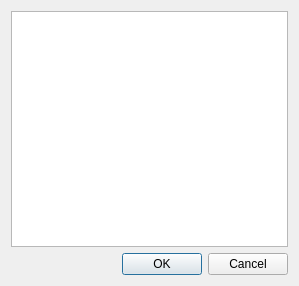
<?xml version="1.0" encoding="UTF-8"?>
<ui version="4.0">
 <class>dlgServiceSettings</class>
 <widget class="QDialog" name="dlgServiceSettings">
  <property name="geometry">
   <rect>
    <x>0</x>
    <y>0</y>
    <width>299</width>
    <height>286</height>
   </rect>
  </property>
  <property name="windowTitle">
   <string>Add service settings</string>
  </property>
  <layout class="QGridLayout" name="gridLayout">
   <item row="1" column="0">
    <widget class="QDialogButtonBox" name="buttonBox">
     <property name="orientation">
      <enum>Qt::Horizontal</enum>
     </property>
     <property name="standardButtons">
      <set>QDialogButtonBox::Cancel|QDialogButtonBox::Ok</set>
     </property>
    </widget>
   </item>
   <item row="0" column="0">
    <widget class="QListWidget" name="lstSettings">
     <property name="alternatingRowColors">
      <bool>true</bool>
     </property>
     <property name="selectionMode">
      <enum>QAbstractItemView::ExtendedSelection</enum>
     </property>
    </widget>
   </item>
  </layout>
 </widget>
 <resources/>
 <connections>
  <connection>
   <sender>buttonBox</sender>
   <signal>accepted()</signal>
   <receiver>dlgServiceSettings</receiver>
   <slot>accept()</slot>
   <hints>
    <hint type="sourcelabel">
     <x>248</x>
     <y>254</y>
    </hint>
    <hint type="destinationlabel">
     <x>157</x>
     <y>274</y>
    </hint>
   </hints>
  </connection>
  <connection>
   <sender>buttonBox</sender>
   <signal>rejected()</signal>
   <receiver>dlgServiceSettings</receiver>
   <slot>reject()</slot>
   <hints>
    <hint type="sourcelabel">
     <x>316</x>
     <y>260</y>
    </hint>
    <hint type="destinationlabel">
     <x>286</x>
     <y>274</y>
    </hint>
   </hints>
  </connection>
 </connections>
</ui>
